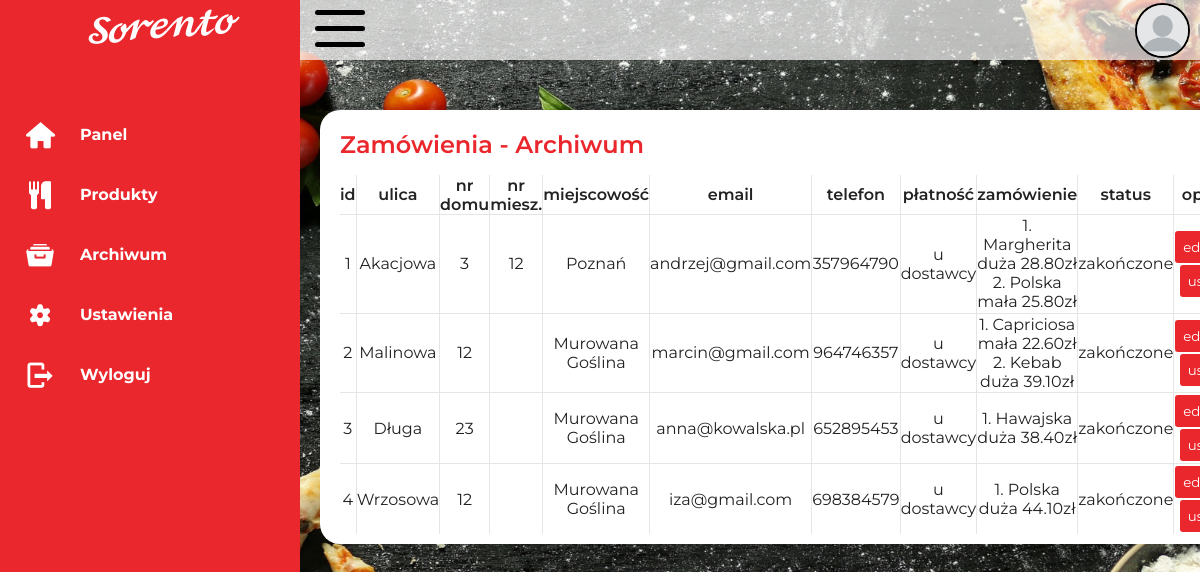
The page /pizza/admin/archiwum.php (signed in) on the database its author committed.
### tables this page shows
CREATE TABLE `platnosc` (
  `id` int(11) NOT NULL,
  `rodzaj` varchar(20) NOT NULL
);

CREATE TABLE `status` (
  `id` int(11) NOT NULL,
  `nazwa` varchar(40) NOT NULL
);

### pizza/admin/archiwum.php (the view, shortened to what this page needs)
<!DOCTYPE html>
<html lang="pl" dir="ltr">
  <head>
    <link rel="stylesheet" href="./style.css">
    <link rel="stylesheet" href="./css/fontello.css">
  </head>
  <body>
    <div class="nav-cont">
      <nav>
        <div class="logo">
          <span class="icon"></span>
          <span class="tittle"><img src="../img/logo.png" alt="logo"></span>
        </div>
         <div class="nav-elem"><a href="panel">
          <span class="icon"><i class="icon-home"></i></span>
          <span class="tittle">Panel</span>
        </a></div>
        <div class="nav-elem"><a href="produkty">
          <span class="icon"><i class="icon-food"></i></span>
          <span class="tittle">Produkty</span>
        </a></div>
        <div class="nav-elem"><a href="archiwum">
          <span class="icon"><i class="icon-archive"></i></span>
          <span class="tittle">Archiwum</span>
        </a></div>
        <div class="nav-elem"><a href="ustawienia">
          <span class="icon"><i class="icon-cog"></i></span>
          <span class="tittle">Ustawienia</span>
        </a></div>
        <span class="nav-elem"><a href="logout.php">
          <span class="icon"><i class="icon-logout"></i></span>
          <span class="tittle">Wyloguj</span>
        </a>
      </span>
    </nav>
    </div>
    <main>
      <div class="topbar">
        <div class="toggle">
          <div id="burger-btn" class="cover-big">
            <div id="h-icon" class="close">
              <span></span>
              <span></span>
              <span></span>
            </div>
          </div>
        </div>
        <img src="../img/user.png" alt="user">
      </div>
        <div class="details">
          <div class="Orders">
            <div class="cardHeader">
              <h2>Zamówienia - Archiwum</h2>
            </div>
            <table>
              <tr>
                <td>id</td>
                <td>ulica</td>
                <td>nr domu</td>
                <td>nr miesz.</td>
                <td>miejscowość</td>
                <td>email</td>
                <td>telefon</td>
                <td>płatność</td>
                <td>zamówienie</td>
                <td>status</td>
                <td>opcje</td>
              </tr>
              <?php
              require("../connect.php");
              $a2=", `status`.`nazwa` FROM `zamówienie` LEFT JOIN `platnosc` ON `zamówienie`.`platnosc` = `platnosc`.`id` LEFT JOIN `status` ON `zamówienie`.`status` = `status`.`id` WHERE `zamówienie`.`status` in(5);";
              $data = $db->query("SELECT `zamówienie`.`id`, `zamówienie`.`ulica`, `zamówienie`.`nr_domu`, `zamówienie`.`nr_mieszkania`, `zamówienie`.`miejscowosc`, `zamówienie`.`email`, `zamówienie`.`telefon`, `platnosc`.`rodzaj`, `zamówienie`.`zamówienie`".$a2);
              while ($row = $data->fetch_assoc()) {
                echo <<< HI
                <tr>
                  <td>$row[id]</td>
                  <td>$row[ulica]</td>
                  <td>$row[nr_domu]</td>
                  <td>$row[nr_mieszkania]</td>
                  <td>$row[miejscowosc]</td>
                  <td>$row[email]</td>
                  <td>$row[telefon]</td>
                  <td>$row[rodzaj]</td>
                  <td>$row[zamówienie]</td>
                  <td>$row[nazwa]</td>
                  <td style="width: 120px;"><form action="zam-edit-pan" method="post" style="float: left;"><input type="text" style="display: none;" name="id" value="$row[id]"><input class="btn" type="submit" value="edytuj"></form>
                  <form action="zam-del.php" method="post"><input type="text" style="display: none;" name="id" value="$row[id]"><input class="btn" type="submit" value="usuń"  onclick="return confirm('Czy napewno chcesz usunąć?')"></form></td>
                </tr>
HI;
              }
               ?>
            </table>
          </div>
        </div>
    </main>
  </body>
</html>

### pizza/admin/style.css (style rules this page uses)
* { margin: 0; padding: 0; box-sizing: border-box; font-family: 'Montserrat', 'sans-serif'; }
:root { --red: #ea272d; --gray: #f5f5f5; --black1: #222; --black2: #999; }
body { min-height: 100vh; background-image:url(../img/bg4.jpg); background-attachment: fixed; background-size: cover; overflow-x: hidden; }
.nav-cont { position: relative; width: 100%; }
nav { display: flex; flex-direction: column; position: fixed; width: 300px; height: 100vh; top: 0; left: 0; background: var(--red); border-left: 10px solid var(--red); transition: 0.5s; overflow: hidden; }
nav .nav-elem { width: 100%; border-top-left-radius: 30px; border-bottom-left-radius: 30px; }
nav .nav-elem a { width: 100%; color: white; display: flex; text-decoration: none; position: relative; }
nav .logo { margin-top: 5px; margin-bottom: 40px; pointer-events: none; display: flex; }
.icon { position: relative; display: block; min-width: 60px; height: 60px; line-height: 60px; text-align: center; }
.icon i { font-size: 1.75em; }
.tittle { position: relative; display: block; padding: 0 10px; height: 60px; line-height: 60px; text-align: start; white-space: nowrap; font-weight: bold; }
#burger-btn { width: 50px; height: 40px; cursor: pointer; pointer-events: all; z-index: 900; color: white; }
#h-icon { width: 50px; height: 40px; position: relative; z-index: 900; }
#h-icon span { display: block; position: absolute; height: 5px; width: 50px; margin-right: 20%; background-color: #000000; border-radius: 0; opacity: 1; left: 0; border-radius: 5px; }
#h-icon span:nth-child(1) { top: 0px; }
#h-icon span:nth-child(2) { top: 16px; }
#h-icon span:nth-child(3) { top: 32px; }
main { position: absolute; width: calc(100vw - 300px); left: 300px; min-height: 100vh; background: transparent; transition: 0.5s; padding-top: 80px; overflow-x: auto; }
.topbar { position: fixed; top: 0; left: 300px; width: calc(100vw - 300px); height: 60px; background: rgba(255,255,255,0.7); display: flex; justify-content: space-between; align-items: center; padding: 0 10px; transition: 0.5s; }
.topbar img { width: 55px; height: 55px; border-radius: 28px; border: 2px solid black; }
.toggle { position: relative; width: 60px; height: 60px; display: flex; justify-content: center; align-items: center; cursor: pointer; }
.details { position: relative; width: 100%; padding: 20px; display: grid; grid-template-columns: 1fr 1; grid-gap: 30px; margin-top: 10px; }
.details .Orders { position: relative; display: grid; min-height: 400px; background-color: white; padding: 20px; border-radius: 20px; box-shadow: 0 7px 25px rgba(0,0,0,0.08); }
.cardHeader { display: flex; justify-content: space-between; align-items: flex-start; height: 35px; }
.cardHeader h2 { font-weight: 600; color: var(--red); }
.btn { position: relative; padding: 8px; background-color: var(--red); text-decoration: none; color: white; border-radius: 3px; border: none; margin: 1px; cursor: pointer; }
.details table { width: 100%; border-collapse: collapse; margin-top: 10px; height: 100%; }
.details table tr:first-of-type td { font-weight: 600; }
.details table tr { color: var(--black1); border-bottom: 1px solid rgba(0,0,0,0.1); }
.details table tr:last-child { border-bottom: none; }
.details table tr td { color: var(--black1); border-right: 1px solid rgba(0,0,0,0.1); text-align: center; }
.details table tr td:last-child { border-right: none; }

### rows shown on the page
zamówienie: id "1", ulica "Akacjowa", nr_domu "3", nr_mieszkania "12", miejscowosc "Poznań", email "andrzej@gmail.com", telefon "357964790", platnosc.rodzaj "u dostawcy", zamówienie "1. Margherita duża 28.80zł 2. Polska mała 25.80zł", status.nazwa "zakończone"
zamówienie: id "2", ulica "Malinowa", nr_domu "12", miejscowosc "Murowana Goślina", email "marcin@gmail.com", telefon "964746357", platnosc.rodzaj "u dostawcy", zamówienie "1. Capriciosa mała 22.60zł 2. Kebab duża 39.10zł", status.nazwa "zakończone"
zamówienie: id "3", ulica "Długa", nr_domu "23", miejscowosc "Murowana Goślina", email "anna@kowalska.pl", telefon "652895453", platnosc.rodzaj "u dostawcy", zamówienie "1. Hawajska duża 38.40zł", status.nazwa "zakończone"
zamówienie: id "4", ulica "Wrzosowa", nr_domu "12", miejscowosc "Murowana Goślina", email "iza@gmail.com", telefon "698384579", platnosc.rodzaj "u dostawcy", zamówienie "1. Polska duża 44.10zł", status.nazwa "zakończone"
